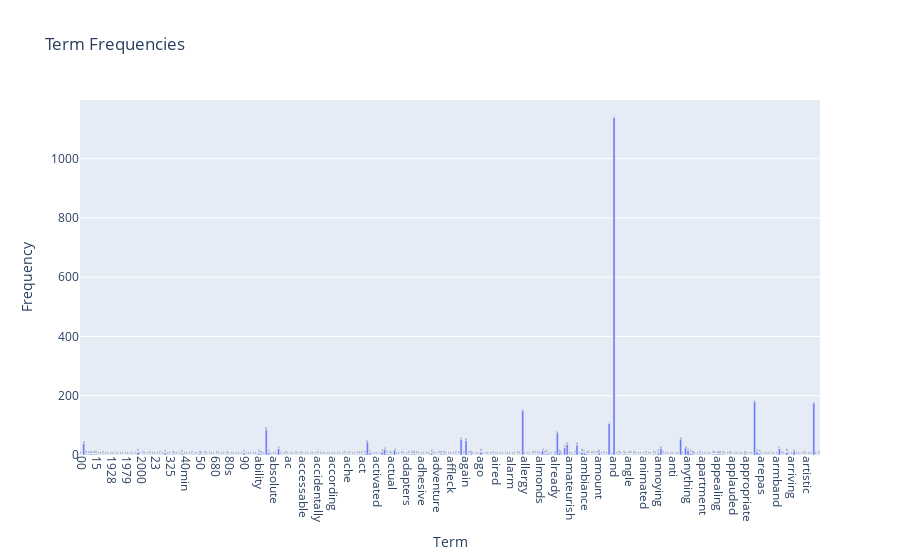

Notebook cell for this chart:
### Markdown cell above
### >>> **Exercise 13 (take home):**
If you want a nicer interactive visualization here, I would encourage you try to install and use plotly to achieve this.

### Code cell
# Answer here
import plotly.express as px

# 將詞彙頻率和詞彙名稱創建為一個DataFrame
term_frequencies_df = pd.DataFrame({'Term': count_vect.get_feature_names_out()[:300],
                                    'Frequency': term_frequencies[:300]})

# 使用Plotly創建互動式條形圖
fig = px.bar(term_frequencies_df, x='Term', y='Frequency', text='Frequency',
             title='Term Frequencies', labels={'Term': 'Term', 'Frequency': 'Frequency'})

# 設定標籤角度以便更好地顯示
fig.update_xaxes(tickangle=90)

# 顯示互動式條形圖
fig.show()

### Figure 1 — Plotly figure (JSON) as saved in the notebook; plotly's stock layout.template omitted (floating-point values rounded to 4 significant figures; data arrays with more than 128 entries replaced by an {"elided": "..."} marker saying what was removed)
{"data": [{"alignmentgroup": "True", "hovertemplate": "Term=%{x}<br>Frequency=%{text}<extra></extra>", "legendgroup": "", "marker": {"color": "#636efa", "pattern": {"shape": ""}}, "name": "", "offsetgroup": "", "orientation": "v", "showlegend": false, "text": {"elided": "300 int values"}, "textposition": "auto", "type": "bar", "x": {"elided": "300 str values"}, "xaxis": "x", "y": {"elided": "300 int values"}, "yaxis": "y"}], "layout": {"barmode": "relative", "legend": {"tracegroupgap": 0}, "title": {"text": "Term Frequencies"}, "xaxis": {"anchor": "y", "domain": [0, 1], "tickangle": 90, "title": {"text": "Term"}}, "yaxis": {"anchor": "x", "domain": [0, 1], "title": {"text": "Frequency"}}}}
